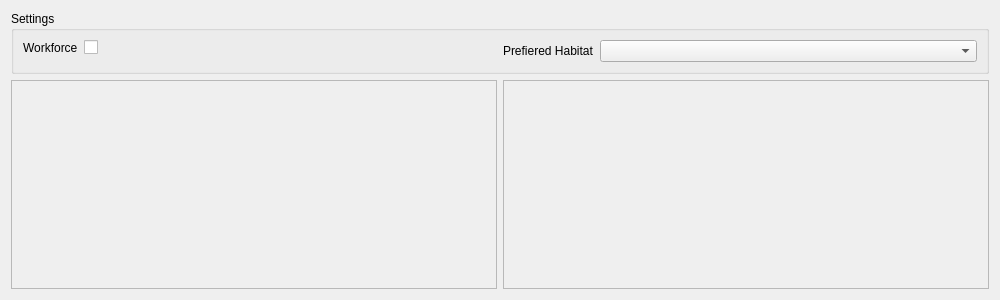
<?xml version="1.0" encoding="UTF-8"?>
<ui version="4.0">
 <class>WareSelectionSection</class>
 <widget class="QWidget" name="WareSelectionSection">
  <property name="geometry">
   <rect>
    <x>0</x>
    <y>0</y>
    <width>1000</width>
    <height>300</height>
   </rect>
  </property>
  <property name="windowTitle">
   <string>WareSelectionSection</string>
  </property>
  <layout class="QVBoxLayout" name="layout">
   <item>
    <widget class="QGroupBox" name="groupBox">
     <property name="title">
      <string>Settings</string>
     </property>
     <layout class="QGridLayout" name="gridLayout_2">
      <item row="1" column="2">
       <layout class="QFormLayout" name="form_2_layout">
        <item row="0" column="1">
         <widget class="QComboBox" name="habitat_input"/>
        </item>
        <item row="0" column="0">
         <widget class="QLabel" name="habitat_label">
          <property name="text">
           <string>Prefiered Habitat</string>
          </property>
         </widget>
        </item>
       </layout>
      </item>
      <item row="1" column="1">
       <layout class="QFormLayout" name="form_1_layout">
        <item row="0" column="0">
         <widget class="QLabel" name="workforce_label">
          <property name="text">
           <string>Workforce</string>
          </property>
         </widget>
        </item>
        <item row="0" column="1">
         <widget class="QCheckBox" name="workforce_input">
          <property name="text">
           <string/>
          </property>
         </widget>
        </item>
       </layout>
      </item>
     </layout>
    </widget>
   </item>
   <item>
    <layout class="QGridLayout" name="main_layout">
     <item row="0" column="0">
      <widget class="QScrollArea" name="selection_scroll_area">
       <property name="widgetResizable">
        <bool>true</bool>
       </property>
       <widget class="QWidget" name="scrollAreaWidgetContents">
        <property name="geometry">
         <rect>
          <x>0</x>
          <y>0</y>
          <width>486</width>
          <height>200</height>
         </rect>
        </property>
       </widget>
      </widget>
     </item>
     <item row="0" column="1">
      <widget class="QScrollArea" name="configuration_scroll_area">
       <property name="widgetResizable">
        <bool>true</bool>
       </property>
       <widget class="QWidget" name="scrollAreaWidgetContents_2">
        <property name="geometry">
         <rect>
          <x>0</x>
          <y>0</y>
          <width>486</width>
          <height>200</height>
         </rect>
        </property>
       </widget>
      </widget>
     </item>
    </layout>
   </item>
  </layout>
 </widget>
 <resources/>
 <connections/>
</ui>
